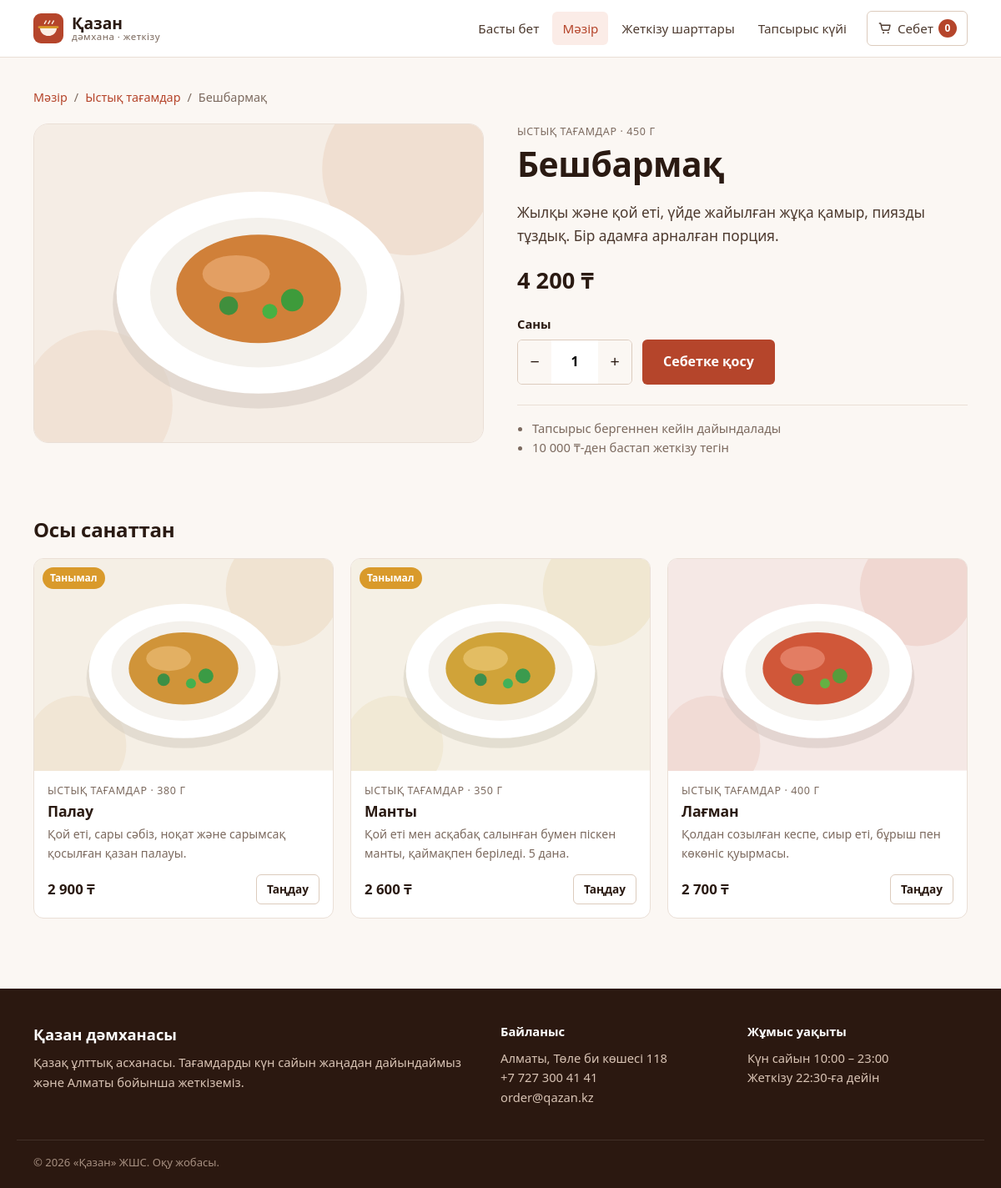
Page /menu/1 on the committed database.
### tables this page shows
CREATE TABLE categories (
    id INTEGER PRIMARY KEY AUTOINCREMENT,
    slug TEXT NOT NULL UNIQUE,
    name TEXT NOT NULL,
    position INTEGER NOT NULL DEFAULT 0
);

CREATE TABLE dishes (
    id INTEGER PRIMARY KEY AUTOINCREMENT,
    category_id INTEGER NOT NULL REFERENCES categories (id),
    name TEXT NOT NULL,
    description TEXT NOT NULL,
    weight TEXT NOT NULL,
    price INTEGER NOT NULL CHECK (price > 0),
    hue INTEGER NOT NULL DEFAULT 30,
    is_popular INTEGER NOT NULL DEFAULT 0,
    is_available INTEGER NOT NULL DEFAULT 1
);

### qazan/catalog.py (the view)
@bp.route("/<int:dish_id>")
def detail(dish_id):
    dish = get_dish(dish_id)
    if dish is None:
        abort(404)
    return render_template("menu/detail.html", dish=dish, related=related_dishes(dish))

### qazan/cart.py (called while the page is built)
def count():
    return sum(session.get("cart", {}).values())

def init_app(app):
    @app.context_processor
    def inject_cart():
        return {"cart_count": count()}

### qazan/catalog.py (called while the page is built)
def get_dish(dish_id):
    return get_db().execute(
        f"SELECT {DISH_COLUMNS} FROM dishes d JOIN categories c ON c.id = d.category_id WHERE d.id = ?",
        (dish_id,),
    ).fetchone()

def related_dishes(dish, limit=3):
    return get_db().execute(
        f"SELECT {DISH_COLUMNS} FROM dishes d JOIN categories c ON c.id = d.category_id"
        " WHERE c.slug = ? AND d.id != ? AND d.is_available = 1 ORDER BY d.id LIMIT ?",
        (dish["category_slug"], dish["id"], limit),
    ).fetchall()

### qazan/db.py (called while the page is built)
def get_db():
    if "db" not in g:
        g.db = sqlite3.connect(current_app.config["DATABASE"])
        g.db.row_factory = sqlite3.Row
        g.db.execute("PRAGMA foreign_keys = ON")
    return g.db

### qazan/filters.py (called while the page is built)
def tenge(value):
    return f"{int(value):,}".replace(",", " ") + " ₸"

### qazan/templates/menu/detail.html (shortened to what this page needs)
{% extends "base.html" %}
{% from "partials/macros.html" import dish_art, dish_card %}
{% block content %}
<section class="container section">
  <nav class="breadcrumbs">
    <a href="{{ url_for('catalog.index') }}">Мәзір</a>
    <span>/</span>
    <a href="{{ url_for('catalog.index', category=dish.category_slug) }}">{{ dish.category_name }}</a>
    <span>/</span>
    <span>{{ dish.name }}</span>
  </nav>
  <div class="dish-detail">
    <div class="dish-detail-media">
      {{ dish_art(dish.hue, "dish-art dish-art-lg") }}
    </div>
    <div class="dish-detail-info">
      <div class="dish-card-meta">{{ dish.category_name }} · {{ dish.weight }}</div>
      <h1>{{ dish.name }}</h1>
      <p class="lead">{{ dish.description }}</p>
      <div class="price price-lg">{{ dish.price|tenge }}</div>
      {% if dish.is_available %}
      <form class="add-form" method="post" action="{{ url_for('cart.add') }}">
        <label class="field-label" for="quantity">Саны</label>
        <div class="add-row">
          <div class="stepper" data-stepper>
            <button type="button" class="stepper-btn" data-step="-1" aria-label="Азайту">−</button>
            <input id="quantity" name="quantity" type="number" min="1" max="20" value="1" inputmode="numeric">
            <button type="button" class="stepper-btn" data-step="1" aria-label="Көбейту">+</button>
          </div>
          <button type="submit" class="btn btn-primary btn-lg">Себетке қосу</button>
        </div>
      </form>
      {% else %}
      <div class="notice">Бұл тағам уақытша қолжетімсіз. Басқа тағамдарды қарап көріңіз.</div>
      {% endif %}
      <ul class="dish-facts">
        <li>Тапсырыс бергеннен кейін дайындалады</li>
        <li>{{ config.FREE_DELIVERY_FROM|tenge }}-ден бастап жеткізу тегін</li>
      </ul>
    </div>
  </div>
</section>
{% if related %}
<section class="container section">
  <div class="section-head"><h2>Осы санаттан</h2></div>
  <div class="dish-grid dish-grid-3">
    {% for item in related %}
      {{ dish_card(item) }}
    {% endfor %}
  </div>
</section>
{% endif %}
{% endblock %}

### qazan/templates/partials/macros.html
{% macro dish_art(hue, class_name="dish-art") -%}
<svg class="{{ class_name }}" viewBox="0 0 240 170" role="img" aria-hidden="true" preserveAspectRatio="xMidYMid slice">
  <rect width="240" height="170" fill="hsl({{ hue }}, 45%, 93%)"/>
  <circle cx="200" cy="24" r="46" fill="hsl({{ hue }}, 50%, 88%)"/>
  <circle cx="34" cy="150" r="40" fill="hsl({{ hue }}, 50%, 89%)"/>
  <ellipse cx="120" cy="96" rx="78" ry="56" fill="hsl({{ hue }}, 20%, 80%)" opacity="0.55"/>
  <ellipse cx="120" cy="90" rx="76" ry="54" fill="#ffffff"/>
  <ellipse cx="120" cy="90" rx="58" ry="40" fill="#f4f1ec"/>
  <ellipse cx="120" cy="88" rx="44" ry="29" fill="hsl({{ hue }}, 62%, 52%)"/>
  <ellipse cx="108" cy="80" rx="18" ry="10" fill="hsl({{ hue }}, 70%, 64%)"/>
  <circle cx="138" cy="94" r="6" fill="hsl({{ (hue + 90) % 360 }}, 45%, 42%)"/>
  <circle cx="126" cy="100" r="4" fill="hsl({{ (hue + 90) % 360 }}, 45%, 48%)"/>
  <circle cx="104" cy="97" r="5" fill="hsl({{ (hue + 90) % 360 }}, 40%, 40%)"/>
</svg>
{%- endmacro %}
{% macro dish_card(dish) -%}
<article class="dish-card">
  <a class="dish-card-media" href="{{ url_for('catalog.detail', dish_id=dish.id) }}">
    {{ dish_art(dish.hue) }}
    {% if dish.is_popular %}<span class="tag tag-accent">Танымал</span>{% endif %}
  </a>
  <div class="dish-card-body">
    <div class="dish-card-meta">{{ dish.category_name }} · {{ dish.weight }}</div>
    <h3><a href="{{ url_for('catalog.detail', dish_id=dish.id) }}">{{ dish.name }}</a></h3>
    <p>{{ dish.description }}</p>
    <div class="dish-card-foot">
      <span class="price">{{ dish.price|tenge }}</span>
      <a class="btn btn-outline btn-sm" href="{{ url_for('catalog.detail', dish_id=dish.id) }}">Таңдау</a>
    </div>
  </div>
</article>
{%- endmacro %}

### rows in the picture
categories: category_name "Ыстық тағамдар", category_name "ЫСТЫҚ ТАҒАМДАР"
dishes: name "Бешбармақ", weight "450 Г", description "Жылқы және қой еті, үйде жайылған жұқа қамыр, пиязды тұздық. Бір адамға арналған порция.", price|tenge "4 200 ₸"
dishes: is_popular "Танымал", weight "380 Г", name "Палау", description "Қой еті, сары сәбіз, ноқат және сарымсақ қосылған қазан палауы.", price|tenge "2 900 ₸"
dishes: is_popular "Танымал", weight "350 Г", name "Манты", description "Қой еті мен асқабақ салынған бумен піскен манты, қаймақпен беріледі. 5 дана.", price|tenge "2 600 ₸"
dishes: weight "400 Г", name "Лағман", description "Қолдан созылған кеспе, сиыр еті, бұрыш пен көкөніс қуырмасы.", price|tenge "2 700 ₸"

### other values in the picture
{{ cart_count }} "0"
{{ config.FREE_DELIVERY_FROM|tenge }} "10 000 ₸"
